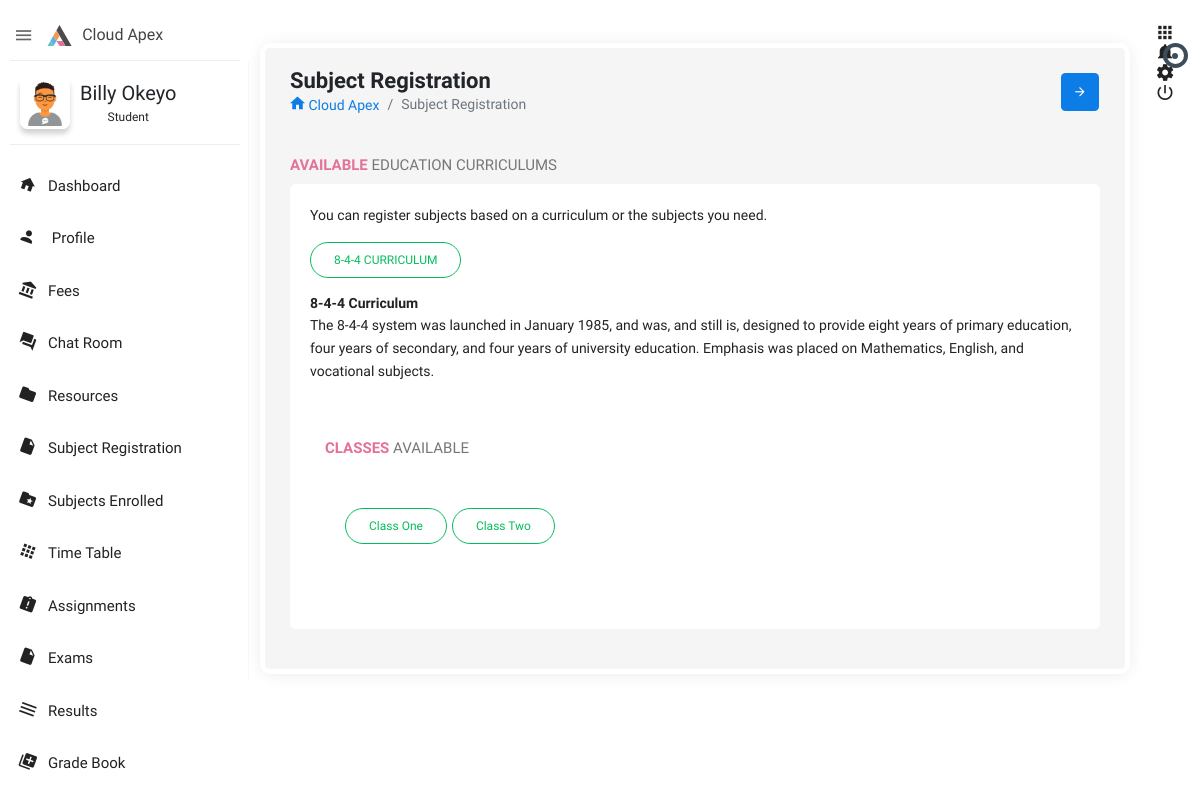
Page /student/subject-registration/ (signed in) on the committed database.
### student/models.py (models this page shows, shortened)
class Student(models.Model):
   username = models.CharField(max_length=50, unique=True)
   contact_no = models.CharField(max_length=20,default='2547xxxxxxx')
   parent_name = models.CharField(max_length=100)
   parent_phone_no = models.CharField(max_length=20,default='2547xxxxxxx')
   city = models.CharField(max_length=100,default='Nairobi')
   country = models.CharField(max_length=100,default='Kenya')
   profile = models.ImageField(blank=True,null=True,upload_to='profile/')
   user = models.OneToOneField(Account,on_delete=models.CASCADE)
   about = models.TextField(max_length=500,blank=True,null=True)
   subject = models.ManyToManyField(Subject, blank=True)

### account/models.py (models this page shows, shortened)
class Account(AbstractBaseUser):
    email =         models.EmailField(max_length=255, unique=True, verbose_name='Email')
    first_name =    models.CharField(max_length=100, verbose_name='First Name')
    last_name =     models.CharField(max_length=100, verbose_name='Last Name')
    is_manager =    models.BooleanField(default=False, verbose_name='Manager')
    is_teacher =    models.BooleanField(default=False,verbose_name= 'Teacher')
    is_student =    models.BooleanField(default=False, verbose_name='Student')
    is_suspended =  models.BooleanField(default=False, verbose_name='Suspended')
    is_active =     models.BooleanField(default=True, verbose_name='Active')
    is_staff =      models.BooleanField(default=False, verbose_name='Staff')
    is_admin =      models.BooleanField(default=False, verbose_name='Admin')
    date_joined =   models.DateTimeField(verbose_name='Date Joined',auto_now_add= True)
    last_login =    models.DateTimeField(verbose_name='Last Active', auto_now=True)
    group = models.ManyToManyField(Group, verbose_name='groups', blank=True, related_name='user_set', related_query_name='user')
    class Meta:
        db_table = 'Account'
    USERNAME_FIELD = 'email'
    REQUIRED_FIELDS = []
    objects = AccountManager()

### curriculum/models.py (models this page shows, shortened)
class Curriculum(models.Model):
   name = models.CharField(max_length=100)
   description = models.TextField(max_length=500)
   status = models.BooleanField(default=True)

class Class(models.Model):
   name = models.CharField(max_length=100)
   curriculum = models.ForeignKey(Curriculum,on_delete=models.CASCADE)
   code = models.CharField(max_length=10,unique=True)
   plural = 'Classes'

### student/views.py (the view)
# urls.py: path('subject-registration/',views.StudentSubjectRegistration.as_view(),name='student_subject_registration'),
class StudentSubjectRegistration(View):
   template_name = 'student/subject-registration.html'
   @method_decorator(login_required, 'signin')
   def get(self, request):
      user_id = request.user.id
      student_id = getLogedInStudentId(user_id)
      student = Student.objects.get(id=student_id)
      curriculums = Curriculum.objects.filter(status=True)
      subjects = Subject.objects.all()
      classes = Class.objects.all()
      registration_deadlines = RegistrationDeadline.objects.all()
      context = {
         'student': student,
         'school_name': constants.SCHOOL_NAME,
         'curriculums': curriculums,
         'subjects': subjects,
         'classes': classes,
         'registration_deadlines': registration_deadlines,
      }
      return render(request, self.template_name, context)

### student/views.py (called while the page is built)
def getLogedInStudentId(user_id):
    s = Student.objects.get(user_id=user_id)
    return s.id

### templates/student/subject-registration.html (shortened to what this page needs)
﻿{% extends 'includes/student_base.html' %} {% load static %}  {% block content %}
<section class="content">
    <div class="body_scroll">
        <div class="block-header">
            <div class="row">
                <div class="col-lg-7 col-md-6 col-sm-12">
                    <h2>Subject Registration</h2>
                    <ul class="breadcrumb">
                        <li class="breadcrumb-item"><a href="{% url 'student_dashboard' %}"><i class="zmdi zmdi-home"></i> {{school_name}}</a></li>
                        <li class="breadcrumb-item active">Subject Registration</li>
                    </ul>
                </div>
                <div class="col-lg-5 col-md-6 col-sm-12">
                    <button class="btn btn-primary btn-icon float-right right_icon_toggle_btn" type="button"><i class="zmdi zmdi-arrow-right"></i></button>
                </div>
            </div>
        </div>
        <div class="container-fluid">
            <div class="row clearfix">
                <div class="col-sm-12">
                    <div class="card">
                        <div class="header">
                            <h2><strong>Available </strong> Education Curriculums</h2>
                        </div>
                        <div class="body">
                            <p>You can register subjects based on a curriculum or the subjects you need.</p>
                            <ul class="nav nav-tabs p-0 mb-3 nav-tabs-success">
                                {% for curriculum in curriculums %}
                                <li class="nav-item"><a class="nav-link {% if forloop.counter %}active{% endif %}" data-toggle="tab" href="#tab_{{forloop.counter}}">{{curriculum.name}} CURRICULUM</a></li>
                                {% endfor %}
                            </ul>
                            <div class="tab-content">
                                {% for curriculum in curriculums %}
                                <div class="tab-pane {% if forloop.counter is forloop.counter %}active{% endif %}" id="tab_{{forloop.counter}}">
                                    <b><strong>{{curriculum.name}}</strong> Curriculum</b>
                                    <p>{{ curriculum.description }}</p>
                                    <br>
                                    <div class="col-lg-12 col-md-12 col-sm-12">
                                        <div class="card">
                                            <div class="header">
                                                <h2><strong>CLASSES</strong> AVAILABLE</h2>
                                            </div>
                                            <div class="body">
                                                <br>
                                                <ul class="nav nav-tabs p-0 mb-3 nav-tabs-success">{% for class in classes %}
                                                    <li class="nav-item"><a class="nav-link active class-select" data-toggle="modal" data-target="#subjects_modal{{class.id}}" href="#">Class {{class.name}} </a></li>
                                                    {% endfor %}
                                                </ul>
                                            </div>
                                        </div>
                                    </div>
                                </div>
                                {% endfor %}
                            </div>
                        </div>
                    </div>
                </div>
            </div>
        </div>
    </div>
</section>
{% endblock %}

### templates/includes/student_base.html (shortened to what this page needs)
{% load static %} {% load active_link_tags %}
<!doctype html>
<html class="no-js" lang="en">
<head>
    <link rel="stylesheet" href="{% static 'assets/plugins/bootstrap/css/bootstrap.min.css' %}">
    <link rel="stylesheet" href="{% static 'assets/plugins/jvectormap/jquery-jvectormap-2.0.3.min.css' %}" />
    <link rel="stylesheet" href="{% static 'assets/plugins/charts-c3/plugin.css' %}" />
    <link rel="stylesheet" href="{% static 'assets/plugins/morrisjs/morris.min.css' %}" />
    <link rel="stylesheet" href="{% static 'assets/css/style.min.css' %}">
     <link rel="stylesheet" href="{% static 'assets/css/custom.css' %}">
</head>
<body class="theme-blush">
    <div class="navbar-right">
        <ul class="navbar-nav">
            <li class="dropdown">
                <a href="javascript:void(0);" class="dropdown-toggle" title="App" data-toggle="dropdown" role="button"><i class="zmdi zmdi-apps"></i></a>
            </li>
            <li class="dropdown">
                <a href="javascript:void(0);" class="dropdown-toggle" title="Notifications" data-toggle="dropdown" role="button"><i class="zmdi zmdi-notifications"></i>
                <div class="notify"><span class="heartbit"></span><span class="point"></span></div>
            </a>
            </li>
            <li><a href="javascript:void(0);" class="js-right-sidebar" title="Setting"><i class="zmdi zmdi-settings zmdi-hc-spin"></i></a></li>
            <li><a href="sign-in.html" class="mega-menu" title="Sign Out"><i class="zmdi zmdi-power"></i></a></li>
        </ul>
    </div>
    <aside id="leftsidebar" class="sidebar">
        <div class="navbar-brand">
            <button class="btn-menu ls-toggle-btn" type="button"><i class="zmdi zmdi-menu"></i></button>
            <a href="index.html"><img src="{% static 'assets/images/logo.svg' %}" width="25" alt="Aero"><span class="m-l-10">{{ school_name }}</span></a>
        </div>
        <div class="menu">
            <ul class="list">
                <li>
                    <div class="user-info">
                        <a class="image" href="profile.html"><img src="{{ student.profile.url }}" alt="User"></a>
                        <div class="detail">
                            <h4>{{ user.first_name }} {{ user.last_name }} </h4>
                            <small>Student</small>
                        </div>
                    </div>
                </li>
                <li class="{% active_link 'student_dashboard' 'active open' strict=True %}">
                    <a href="{% url 'student_dashboard' %}"><i class="zmdi zmdi-home"></i><span>Dashboard</span></a>
                </li>
                <li class="{% active_link 'student_profile' 'active open' strict=True %}">
                    <a href="{% url 'student_profile' %}"><i class="zmdi zmdi-account"></i><span>  Profile</span></a>
                </li>
                 <li class="{% active_link 'student_fees' 'active open' strict=True %}">
                    <a href="{% url 'student_fees' %}"><i class="zmdi zmdi-balance"></i><span>Fees</span></a>
                </li>
                <li class="{% active_link 'room || history || chat_index' 'active open' %}">
                    <a href="{% url 'room' 1 %}"><i class="zmdi zmdi-comments"></i><span>Chat Room</span></a>
                </li>
                <li class="{% active_link 'student_resources' 'active open' strict=True %}">
                    <a href="{% url 'student_resources' %}"><i class="zmdi zmdi-folder"></i><span>Resources</span></a>
                </li>
                <li class="{% active_link 'student_subject_registration' 'active open' strict=True %}">
                    <a href="{% url 'student_subject_registration' %}"><i class="zmdi zmdi-file"></i><span>Subject Registration</span></a>
                </li>
                <li class="{% active_link 'student_subjects_enrolled' 'active open' strict=True %}">
                    <a href="{% url 'student_subjects_enrolled' %}"><i class="zmdi zmdi-folder-star"></i><span>Subjects Enrolled</span></a>
                </li>
                <li class="{% active_link 'student_timetable' 'active open' strict=True %}">
                    <a href="{% url 'student_timetable' %}"><i class="zmdi zmdi-apps"></i><span>Time Table</span></a>
                </li>
                <li class="{% active_link 'student_assignments || student_assignment_detail' 'active open' %}">
                    <a href="{% url 'student_assignments' %}"><i class="zmdi zmdi-assignment-alert"></i><span>Assignments</span></a>
                </li>
                <li class="{% active_link 'student_exams' 'active open' strict=True %}">
                    <a href="{% url 'student_exams' %}"><i class="zmdi zmdi-file"></i><span>Exams</span></a>
                </li>
                <li class="{% active_link 'student_results' 'active open' strict=True %}">
                    <a href="{% url 'student_results' %}"><i class="zmdi zmdi-menu"></i><span>Results</span></a>
                </li>
                <li class="{% active_link 'student_gradebook' 'active open' strict=True %}">
                    <a href="{% url 'student_gradebook' %}"><i class="zmdi zmdi-collection-plus"></i><span>Grade Book</span></a>
                </li>
                <li class="{% active_link 'student_announcements' 'active open' strict=True %}">
                    <a href="{% url 'student_announcements' %}"><span>Announcement</span></a>
                </li>
                <br><br><br><br>
            </ul>
        </div>
    </aside>
    {% block content %} {% endblock %}
   {% load sweetify %}
</body>
</html>

### rows in the picture
Student: profile (picture)
Account: first_name "Billy", last_name "Okeyo"
Curriculum: name "8-4-4", description "The 8-4-4 system was launched in January 1985, and was, and still is, designed to provide eight years of primary education, four years of secondary, and four years of university education. Emphasis was placed on Mathematics, English, and vocational subjects."
Class: name "One"
Class: name "Two"

### other values in the picture
{{ school_name }} "Cloud Apex"
